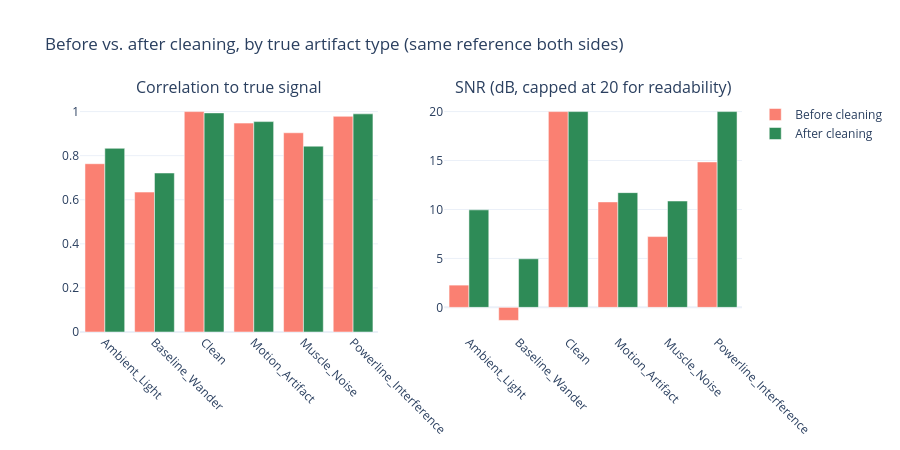

Write notebook code for a chart like this one.
### Code cell
cats = list(summary.index)
fig = make_subplots(rows=1, cols=2, subplot_titles=("Correlation to true signal", "SNR (dB, capped at 20 for readability)"))
fig.add_trace(go.Bar(name='Before cleaning', x=cats, y=summary['corr_before'], marker_color='salmon'), row=1, col=1)
fig.add_trace(go.Bar(name='After cleaning', x=cats, y=summary['corr_after'], marker_color='seagreen'), row=1, col=1)
fig.add_trace(go.Bar(x=cats, y=summary['snr_before'].clip(upper=20), marker_color='salmon', showlegend=False), row=1, col=2)
fig.add_trace(go.Bar(x=cats, y=summary['snr_after'].clip(upper=20), marker_color='seagreen', showlegend=False), row=1, col=2)
fig.update_layout(barmode='group', height=450, template="plotly_white",
                  title_text="Before vs. after cleaning, by true artifact type (same reference both sides)")
fig.update_xaxes(tickangle=45)
fig.show()

### Figure 1 — Plotly figure (JSON) as saved in the notebook; plotly's stock layout.template omitted (floating-point values rounded to 4 significant figures)
{"data": [{"marker": {"color": "salmon"}, "name": "Before cleaning", "type": "bar", "x": ["Ambient_Light", "Baseline_Wander", "Clean", "Motion_Artifact", "Muscle_Noise", "Powerline_Interference"], "xaxis": "x", "y": [0.7635, 0.6348, 1.0, 0.9478, 0.9039, 0.9785], "yaxis": "y"}, {"marker": {"color": "seagreen"}, "name": "After cleaning", "type": "bar", "x": ["Ambient_Light", "Baseline_Wander", "Clean", "Motion_Artifact", "Muscle_Noise", "Powerline_Interference"], "xaxis": "x", "y": [0.8334, 0.7214, 0.9941, 0.9546, 0.8431, 0.9897], "yaxis": "y"}, {"marker": {"color": "salmon"}, "showlegend": false, "type": "bar", "x": ["Ambient_Light", "Baseline_Wander", "Clean", "Motion_Artifact", "Muscle_Noise", "Powerline_Interference"], "xaxis": "x2", "y": [2.274, -1.331, 20.0, 10.77, 7.231, 14.86], "yaxis": "y2"}, {"marker": {"color": "seagreen"}, "showlegend": false, "type": "bar", "x": ["Ambient_Light", "Baseline_Wander", "Clean", "Motion_Artifact", "Muscle_Noise", "Powerline_Interference"], "xaxis": "x2", "y": [9.961, 4.963, 20.0, 11.72, 10.86, 20.0], "yaxis": "y2"}], "layout": {"annotations": [{"font": {"size": 16}, "showarrow": false, "text": "Correlation to true signal", "x": 0.225, "xanchor": "center", "xref": "paper", "y": 1, "yanchor": "bottom", "yref": "paper"}, {"font": {"size": 16}, "showarrow": false, "text": "SNR (dB, capped at 20 for readability)", "x": 0.775, "xanchor": "center", "xref": "paper", "y": 1, "yanchor": "bottom", "yref": "paper"}], "barmode": "group", "height": 450, "title": {"text": "Before vs. after cleaning, by true artifact type (same reference both sides)"}, "xaxis": {"anchor": "y", "domain": [0, 0.45], "tickangle": 45}, "xaxis2": {"anchor": "y2", "domain": [0.55, 1], "tickangle": 45}, "yaxis": {"anchor": "x", "domain": [0, 1]}, "yaxis2": {"anchor": "x2", "domain": [0, 1]}}}
